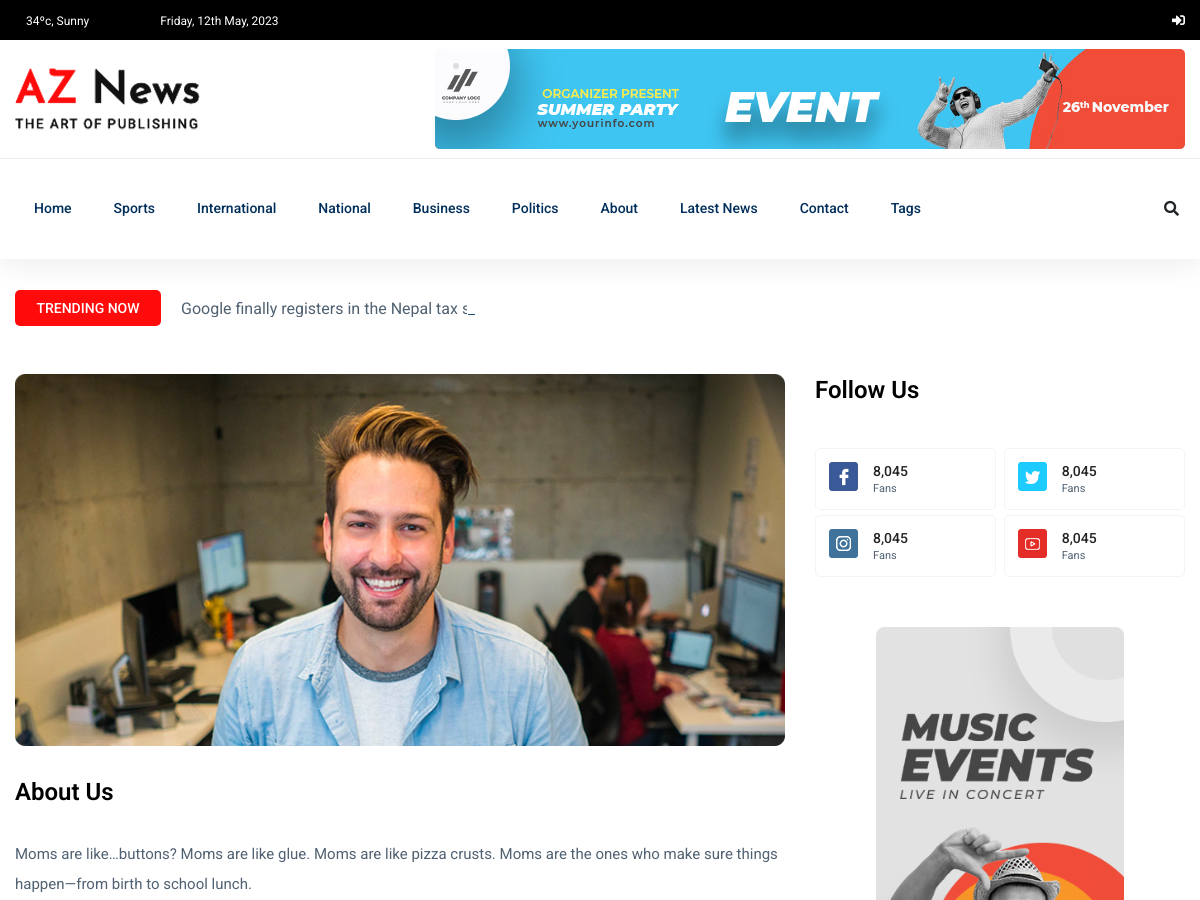
Page /about/ (upper part) on the earlier database version.
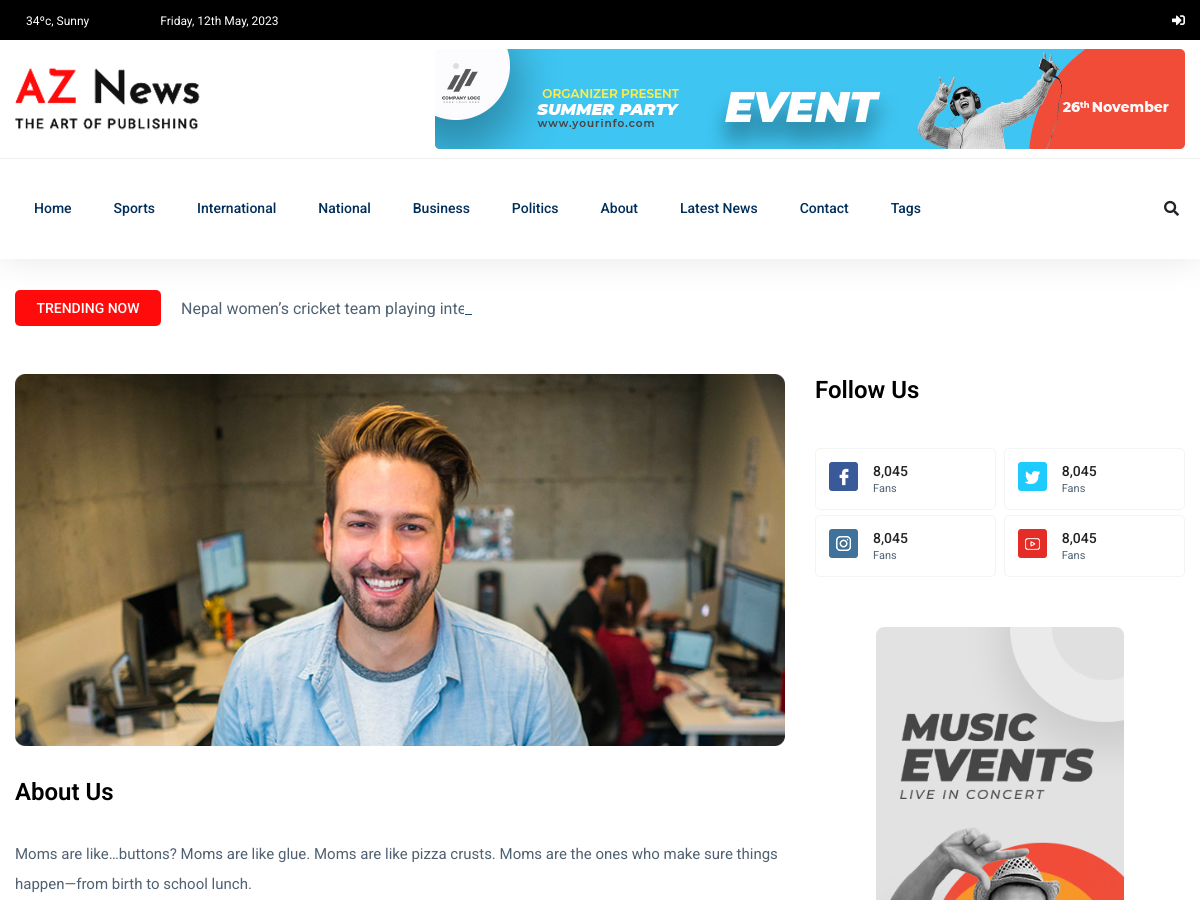
Same page on the later database version.
### newspaper/models.py (models this page shows, shortened)
class TimeStampModel(models.Model):
    created_at = models.DateTimeField(auto_now_add=True)
    updated_at = models.DateTimeField(auto_now=True)
    class Meta:
        abstract = True  # do not create table for this model

class Category(TimeStampModel):
    name = models.CharField(max_length=20)

class Post(TimeStampModel):
    STATUS_CHOICES = [
        ("active", "Active"),
        ("inactive", "Inactive"),
    ]
    title = models.CharField(max_length=200)
    content = models.TextField()
    featured_image = models.ImageField(upload_to="post_images/%Y/%m/%d", blank=False)
    author = models.ForeignKey("auth.User", on_delete=models.CASCADE)
    published_at = models.DateTimeField(null=True, blank=True)
    status = models.CharField(max_length=20, choices=STATUS_CHOICES, default="active")
    views_count = models.PositiveBigIntegerField(default=0)
    category = models.ForeignKey(Category, on_delete=models.CASCADE)
    tag = models.ManyToManyField(Tag)

### newspaper/views.py (the view)
class AboutView(TemplateView):
    template_name = "aznews/about.html"

### newspaper/navigation.py (called while the page is built)
def navigation(request):
    categories = Category.objects.all()[:5]
    tags = Tag.objects.all()[:10]
    trending_posts = Post.objects.filter(
        status="active", published_at__isnull=False
    ).order_by("-published_at", "-views_count")[:5]
    return {
        "tags": tags,
        "categories": categories,
        "trending_posts": trending_posts,
    }

### templates/aznews/about.html (shortened to what this page needs)
{% extends "aznews/base.html" %}
{% load static %}
{% block content %}
  <main>
    <div class="about-area">
      <div class="container">
        {% include "aznews/main/trending/trending_title.html" %}
        <div class="row">
          <div class="col-lg-8">
            <div class="about-right mb-90">
              <div class="about-img">
                <img src="{% static 'aznews/assets/img/post/about_heor.jpg' %}" alt="">
              </div>
              <div class="section-tittle mb-30 pt-30">
                <h3>About Us</h3>
              </div>
              <div class="about-prea">
                <p class="about-pera1 mb-25">
                  Moms are like…buttons? Moms are like glue. Moms are like pizza crusts. Moms are the ones who make sure things happen—from birth to school lunch.
                </p>
              </div>
            </div>
          </div>
          <div class="col-lg-4">
            <div class="section-tittle mb-40">
              <h3>Follow Us</h3>
            </div>
            <div class="single-follow mb-45">
              <div class="single-box">
                <div class="follow-us d-flex align-items-center">
                  <div class="follow-social">
                    <a href="#">
                      <img src="{% static 'aznews/assets/img/news/icon-fb.png' %}" alt="">
                    </a>
                  </div>
                  <div class="follow-count">
                    <span>8,045</span>
                    <p>Fans</p>
                  </div>
                </div>
                <div class="follow-us d-flex align-items-center">
                  <div class="follow-social">
                    <a href="#">
                      <img src="{% static 'aznews/assets/img/news/icon-tw.png' %}" alt="">
                    </a>
                  </div>
                  <div class="follow-count">
                    <span>8,045</span>
                    <p>Fans</p>
                  </div>
                </div>
                <div class="follow-us d-flex align-items-center">
                  <div class="follow-social">
                    <a href="#">
                      <img src="{% static 'aznews/assets/img/news/icon-ins.png' %}" alt="">
                    </a>
                  </div>
                  <div class="follow-count">
                    <span>8,045</span>
                    <p>Fans</p>
                  </div>
                </div>
                <div class="follow-us d-flex align-items-center">
                  <div class="follow-social">
                    <a href="#">
                      <img src="{% static 'aznews/assets/img/news/icon-yo.png' %}" alt="">
                    </a>
                  </div>
                  <div class="follow-count">
                    <span>8,045</span>
                    <p>Fans</p>
                  </div>
                </div>
              </div>
            </div>
            <div class="news-poster d-none d-lg-block">
              <img src="{% static 'aznews/assets/img/news/news_card.jpg' %}" alt="">
            </div>
          </div>
        </div>
      </div>
    </div>
  </main>
{% endblock content %}

### templates/aznews/header/header.html (shortened to what this page needs)
{% load static %}
<header>
  <div class="header-area">
    <div class="main-header ">
      <div class="header-top black-bg d-none d-md-block">
        <div class="container">
          <div class="col-xl-12">
            <div class="row d-flex justify-content-between align-items-center">
              <div class="header-info-left">
                <ul>
                  <li>
                    34ºc, Sunny
                  </li>
                  <li>
                    {% now "l, jS F, Y" %}
                  </li>
                </ul>
              </div>
              <div class="header-info-right">
                <ul class="header-social">
                  {% if user.is_authenticated %}
                    <li>
                      <a href="{% url 'logout' %}"><i class="fas fa-sign-out-alt"></i></a>
                    </li>
                    <li>
                      <a href="{% url 'blog:draft-list' %}"><i class="fas fa-tasks"></i></a>
                    </li>
                    <li>
                      <a href="{% url 'blog:post-create' %}"><i class="fas fa-plus"></i></a>
                    </li>
                  {% else %}
                    <li>
                      <a href="{% url 'login' %}"><i class="fas fa-sign-in-alt"></i></a>
                    </li>
                  {% endif %}
                </ul>
              </div>
            </div>
          </div>
        </div>
      </div>
      <div class="header-mid d-none d-md-block">
        <div class="container">
          <div class="row d-flex align-items-center">
            <div class="col-xl-3 col-lg-3 col-md-3">
              <div class="logo">
                <a href="/">
                  <img src="{% static 'aznews/assets/img/logo/logo.png' %}" alt="">
                </a>
              </div>
            </div>
            <div class="col-xl-9 col-lg-9 col-md-9">
              <div class="header-banner f-right ">
                <img src="{% static 'aznews/assets/img/hero/header_card.jpg' %}" alt="">
              </div>
            </div>
          </div>
        </div>
      </div>
      <div class="header-bottom header-sticky">
        <div class="container">
          <div class="row align-items-center">
            <div class="col-xl-10 col-lg-10 col-md-12 header-flex">
              <div class="main-menu d-none d-md-block">
                <nav>
                  <ul id="navigation">
                    <li>
                      <a href="/">Home</a>
                    </li>
                    {% for category in categories %}
                      <li>
                        <a href="{% url 'post-by-category' category.pk %}">{{ category.name }}</a>
                      </li>
                    {% endfor %}
                    <li>
                      <a href="{% url 'about' %}">About</a>
                    </li>
                    <li>
                      <a href="{% url 'post-list' %}">Latest News</a>
                    </li>
                    <li>
                      <a href="{% url 'contact' %}">Contact</a>
                    </li>
                    <li>
                      <a href="#">Tags</a>
                    </li>
                  </ul>
                </nav>
              </div>
            </div>
            <div class="col-xl-2 col-lg-2 col-md-4">
              <div class="header-right-btn f-right d-none d-lg-block">
                <i class="fas fa-search special-tag"></i>
              </div>
            </div>
            <div class="col-12">
            </div>
          </div>
        </div>
      </div>
    </div>
  </div>
</header>

### templates/aznews/main/trending/trending_title.html
<div class="row">
  <div class="col-lg-12">
    <div class="trending-tittle">
      <strong>Trending now</strong>
      <div class="trending-animated">
        <ul id="js-news" class="js-hidden">
          {% for trending_post in trending_posts %}
            <li class="news-item">{{ trending_post.title }}</li>
          {% endfor %}
        </ul>
      </div>
    </div>
  </div>
</div>

Differences in the rows shown:
no longer on this page (row edited): Post: title "Google finally registers in the Nepal tax system"
added Post: title "Nepal women’s cricket team playing international series after 11 months"
